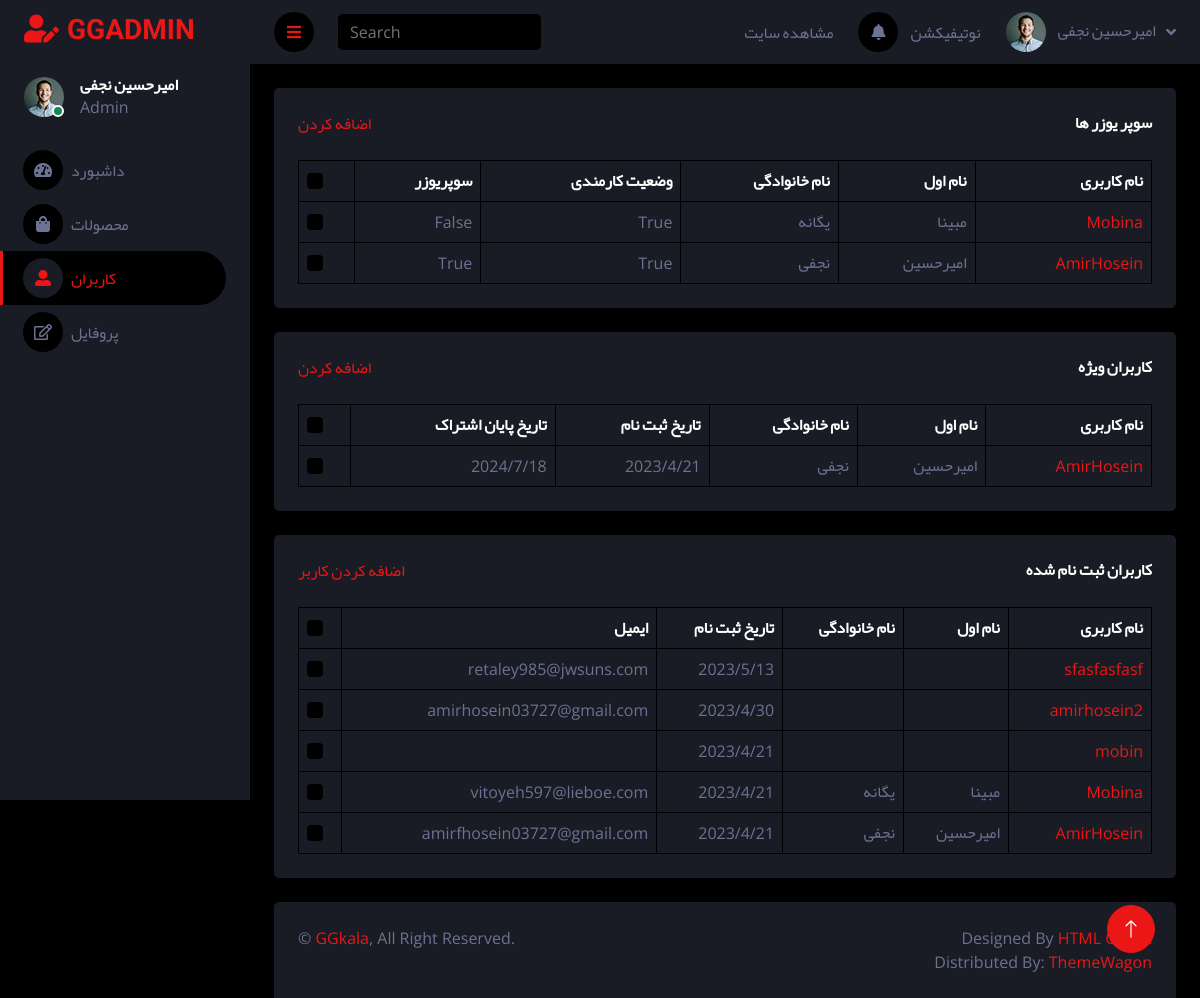
/account/users/ (signed in), run on the app's committed database.
### account/models.py (models this page shows)
class User(AbstractUser):
    email = models.EmailField(unique=True, verbose_name='آدرس ایمیل')
    special_user = models.DateTimeField(blank=True, default=timezone.now, verbose_name='کاربر ویژه')
    def is_special_user(self):
        if self.special_user > timezone.now():
            return True
        else:
            return False
    is_special_user.boolean = True
    def data_joined_short(self):
        return date_format(self.date_joined, format='SHORT_DATE_FORMAT', use_l10n=True)
    def data_special_short(self):
        return date_format(self.special_user, format='SHORT_DATE_FORMAT', use_l10n=True)
    class Meta:
        ordering = ['-date_joined']

### account/views.py (the view)
# urls.py: path('users/', Users.as_view(), name="users"),
class Users(JustSuperUser, ListView):
    model = User
    template_name = "registration/users-show.html"
    def get_queryset(self):
        return User.objects.all()
    def get_context_data(self, *, object_list=None, **kwargs):
        context = super().get_context_data(**kwargs)
        context['just_super'] = User.objects.filter(is_staff=True)
        return context

### account/mixin.py (called while the page is built)
    def dispatch(self, request, *args, **kwargs):
        if request.user.is_superuser:
            return super().dispatch(request, *args, **kwargs)
        else:
            raise Http404("not found")

### account/templatetags/base_tags.py (called while the page is built)
@register.inclusion_tag("registration/tags/select_meno.html")
def link(request, link_name, content, classes):
    return {
        "request": request,
        "link_name": link_name,
        "link": "account:{0}".format(link_name),
        "content": content,
        "classes": classes
    }

### account/templates/registration/users-show.html (shortened to what this page needs)
{% extends 'registration/tabel.html' %}
{% block add_link %}
{% endblock %}
{% block add_text %}
    اضافه کردن کاربر
{% endblock %}
{% block table_title %}
    کاربران ثبت نام شده
{% endblock %}
{% block coulm %}
    <th scope="col" class="yekan">ایمیل</th>
    <th scope="col" class="yekan">تاریخ ثبت نام</th>
    <th scope="col" class="yekan">نام خانوادگی</th>
    <th scope="col" class="yekan">نام اول</th>
    <th scope="col" class="yekan">نام کاربری</th>
{% endblock %}
{% block row %}
    {% for object in object_list %}
        <tr>
            <td><label>
                <input class="form-check-input" type="checkbox">
            </label></td>
            <td class="dir-rtl">{{ object.email }}</td>
            <td class="dir-rtl">{{ object.data_joined_short }}</td>
            <td class="yekan">{{ object.last_name }}</td>
            <td class="yekan">{{ object.first_name }}</td>
            <td class="dir-rtl"><a href="">{{ object.username }}</a></td>
        </tr>
    {% endfor %}
{% endblock %}
{% block else_first %}
    <div class="container-fluid pt-4 px-4">
        <div class="bg-secondary text-center rounded p-4">
            <div class="d-flex align-items-center justify-content-between mb-4">
                <a href="" class="yekan">اضافه کردن</a>
                <h6 class="mb-0 yekan">سوپر یوزر ها</h6>
            </div>
            <div class="table-responsive">
                <table class="table text-start align-middle table-bordered table-hover mb-0">
                    <thead>
                    <tr class="text-white">
                        <th scope="col"><label>
                            <input class="form-check-input" type="checkbox">
                        </label></th>
                        <th scope="col" class="yekan">سوپریوزر</th>
                        <th scope="col" class="yekan">وضعیت کارمندی</th>
                        <th scope="col" class="yekan">نام خانوادگی</th>
                        <th scope="col" class="yekan">نام اول</th>
                        <th scope="col" class="yekan">نام کاربری</th>
                    </tr>
                    </thead>
                    <tbody>
                    {% for object in just_super %}
                        <tr>
                            <td><label>
                                <input class="form-check-input" type="checkbox">
                            </label></td>
                            <td class="dir-rtl">{{ object.is_superuser }}</td>
                            <td class="dir-rtl">{{ object.is_staff }}</td>
                            <td class="yekan">{{ object.last_name }}</td>
                            <td class="yekan">{{ object.first_name }}</td>
                            <td class="dir-rtl"><a href="">{{ object.username }}</a></td>
                        </tr>
                    {% endfor %}
                    </tbody>
                </table>
            </div>
        </div>
    </div>
    <div class="container-fluid pt-4 px-4">
        <div class="bg-secondary text-center rounded p-4">
            <div class="d-flex align-items-center justify-content-between mb-4">
                <a href="" class="yekan">اضافه کردن</a>
                <h6 class="mb-0 yekan">کاربران ویژه</h6>
            </div>
            <div class="table-responsive">
                <table class="table text-start align-middle table-bordered table-hover mb-0">
                    <thead>
                    <tr class="text-white">
                        <th scope="col"><label>
                            <input class="form-check-input" type="checkbox">
                        </label></th>
                        <th scope="col" class="yekan">تاریخ پایان اشتراک</th>
                        <th scope="col" class="yekan">تاریخ ثبت نام</th>
                        <th scope="col" class="yekan">نام خانوادگی</th>
                        <th scope="col" class="yekan">نام اول</th>
                        <th scope="col" class="yekan">نام کاربری</th>
                    </tr>
                    </thead>
                    <tbody>
                    {% for object in object_list %}
                        {% if object.is_special_user == True %}
                            <tr>
                                <td><label>
                                    <input class="form-check-input" type="checkbox">
                                </label></td>
                                <td class="dir-rtl">{{ object.data_special_short }}</td>
                                <td class="dir-rtl">{{ object.data_joined_short }}</td>
                                <td class="yekan">{{ object.last_name }}</td>
                                <td class="yekan">{{ object.first_name }}</td>
                                <td class="dir-rtl"><a href="">{{ object.username }}</a></td>
                            </tr>
                        {% endif %}
                    {% endfor %}
                    </tbody>
                </table>
            </div>
        </div>
    </div>
{% endblock %}

### account/templates/registration/main.html (shortened to what this page needs)
{% load static %}
{% load base_tags %}
<!DOCTYPE html>
<html lang="en">
<head>
    <link href="https://cdnjs.cloudflare.com/ajax/libs/font-awesome/5.10.0/css/all.min.css" rel="stylesheet">
    <link href="https://cdn.jsdelivr.net/npm/bootstrap-icons@1.4.1/font/bootstrap-icons.css" rel="stylesheet">
    <link href="{% static 'account/dashboard/lib/owlcarousel/assets/owl.carousel.min.css' %}" rel="stylesheet">
    <link href="{% static 'account/dashboard/lib/tempusdominus/css/tempusdominus-bootstrap-4.min.css' %}" rel="stylesheet">
    <link href="{% static 'account/dashboard/css/bootstrap.min.css' %}" rel="stylesheet">
    <link href="{% static 'account/dashboard/css/style.css' %}" rel="stylesheet">
</head>
<body>
<div class="container-fluid position-relative d-flex p-0">
    <div class="sidebar pe-4 pb-3">
        <nav class="navbar bg-secondary navbar-dark">
            <a href="{% url 'account:dashboard' %}" class="navbar-brand mx-4 mb-3">
                <h3 class="text-primary"><i class="fa fa-user-edit me-2"></i>GGADMIN</h3>
            </a>
            <div class="d-flex align-items-center ms-4 mb-4">
                <div class="position-relative">
                    <img class="rounded-circle" src="{% static 'account/dashboard/img/user.jpg' %}" alt="" style="width: 40px; height: 40px;">
                    <div class="bg-success rounded-circle border border-2 border-white position-absolute end-0 bottom-0 p-1"></div>
                </div>
                <div class="ms-3">
                    <h6 class="mb-0 yekan">{{ user.get_full_name }}</h6>
                    <span>Admin</span>
                </div>
            </div>
            <div class="navbar-nav w-100">
                {% link request 'dashboard' 'داشبورد' 'fa fa-tachometer-alt me-2' %}
                {% link request 'products' 'محصولات' 'fa fa-shopping-bag me-2' %}
                {% if user.is_superuser %}
                    {% link request 'users' 'کاربران' 'fas fa-user-alt me-2' %}
                {% endif %}
                {% link request 'profile' 'پروفایل' 'far fa-edit me-2' %}
            </div>
        </nav>
    </div>
</div>
<div class="content">
    <nav class="navbar navbar-expand bg-secondary navbar-dark sticky-top px-4 py-0">
        <a href="#" class="sidebar-toggler flex-shrink-0">
            <i class="fa fa-bars"></i>
        </a>
        <form class="d-none d-md-flex ms-4">
            <label>
                <input class="form-control bg-dark border-0" type="search" placeholder="Search">
            </label>
        </form>
        <div class="navbar-nav align-items-center ms-auto">
            <div class="nav-item dropdown">
                <a href="{% url 'Home:home' %}" class="nav-link" target="_blank">
                    <span class="d-none d-lg-inline-flex yekan">مشاهده سایت</span>
                </a>
            </div>
            <div class="nav-item dropdown">
                <a href="#" class="nav-link">
                    <i class="fa fa-bell me-lg-2"></i>
                    <span class="d-none d-lg-inline-flex yekan">نوتیفیکشن</span>
                </a>
            </div>
            <div class="nav-item dropdown">
                <a href="#" class="nav-link dropdown-toggle" data-bs-toggle="dropdown">
                    <img class="rounded-circle me-lg-2" src="{% static 'account/dashboard/img/user.jpg' %}" alt="" style="width: 40px; height: 40px;">
                    <span class="d-none d-lg-inline-flex yekan">{{ user.get_full_name }}</span>
                </a>
            </div>
        </div>
    </nav>
    {% block body %}{% endblock %}
    <div class="container-fluid pt-4 px-4">
        <div class="bg-secondary rounded-top p-4">
            <div class="row">
                <div class="col-12 col-sm-6 text-center text-sm-start">
                    &copy; <a href="#">GGkala</a>, All Right Reserved.
                </div>
                <div class="col-12 col-sm-6 text-center text-sm-end">
                    Designed By <a href="#">HTML Codex</a>
                    <br>Distributed By: <a href="#" target="_blank">ThemeWagon</a>
                </div>
            </div>
        </div>
    </div>
</div>
<a href="#" class="btn btn-lg btn-primary btn-lg-square back-to-top"><i class="bi bi-arrow-up"></i></a>
</body>
</html>

### static/account/dashboard/css/style.css (style rules this page uses)
.yekan { font-family: Yekan, serif; text-align: right; }
.dir-rtl { direction: rtl; text-align: right; }
:root { --primary: #EB1616; --secondary: #191C24; --light: #6C7293; --dark: #000000; }
.back-to-top { position: fixed; display: none; right: 45px; bottom: 45px; z-index: 99; }
.btn { transition: .5s; }
.btn-lg-square { width: 48px; height: 48px; }
.btn-square, .btn-sm-square, .btn-lg-square { padding: 0; display: inline-flex; align-items: center; justify-content: center; font-weight: normal; border-radius: 50px; }
.sidebar { position: fixed; top: 0; left: 0; bottom: 0; width: 250px; height: 100vh; overflow-y: auto; background: var(--secondary); transition: 0.5s; z-index: 999; }
.content { margin-left: 250px; min-height: 100vh; background: var(--dark); transition: 0.5s; }
@media (min-width: 992px) { .sidebar { margin-left: 0; } }
@media (min-width: 992px) { .content { width: calc(100% - 250px); } }
.content .navbar .navbar-nav .nav-link { margin-left: 25px; padding: 12px 0; color: var(--light); outline: none; }
.content .navbar .sidebar-toggler, .content .navbar .navbar-nav .nav-link i { width: 40px; height: 40px; display: inline-flex; align-items: center; justify-content: center; background: var(--dark); border-radius: 40px; }
.content .navbar .dropdown-toggle::after { margin-left: 6px; vertical-align: middle; border: none; content: "\f107"; font-family: "Font Awesome 5 Free", serif; font-weight: 900; transition: .5s; }

### data on the page
User: get_full_name "امیرحسین نجفی", is_superuser "True", is_staff "True", last_name "نجفی", first_name "امیرحسین", username "AmirHosein", data_special_short "2024/7/18", data_joined_short "2023/4/21", email "amirfhosein03727@gmail.com"
User: is_superuser "False", is_staff "True", last_name "یگانه", first_name "مبینا", username "Mobina", email "vitoyeh597@lieboe.com", data_joined_short "2023/4/21"
User: email "retaley985@jwsuns.com", data_joined_short "2023/5/13", username "sfasfasfasf"
User: email "amirhosein03727@gmail.com", data_joined_short "2023/4/30", username "amirhosein2"
User: data_joined_short "2023/4/21", username "mobin"

### other printed values
{{ content }} "داشبورد محصولات کاربران پروفایل"
